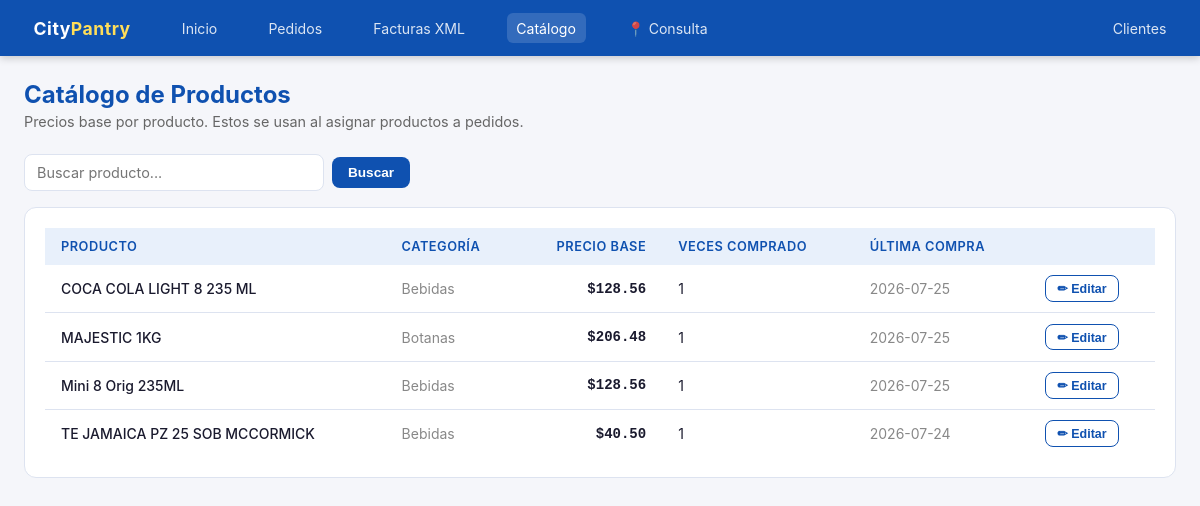
/catalogo, run on the app's committed database.
### tables this page shows
CREATE TABLE productos (
            id INTEGER PRIMARY KEY AUTOINCREMENT,
            nombre TEXT NOT NULL UNIQUE,
            precio_base REAL,
            unidad TEXT,
            categoria TEXT,
            notas TEXT,
            actualizado_en TIMESTAMP DEFAULT CURRENT_TIMESTAMP
        );

### app.py (the view)
@app.route("/catalogo")
def catalogo():
    db = get_db()
    q = request.args.get("q", "")
    if q:
        rows = db.execute("""
            SELECT p.*,
                   (SELECT COUNT(*) FROM pedido_items pi WHERE pi.producto_nombre = p.nombre) as veces_pedido,
                   (SELECT MAX(f.fecha) FROM pedido_items pi
                    JOIN conceptos_factura cf ON pi.concepto_id = cf.id
                    JOIN facturas f ON cf.factura_id = f.id
                    WHERE pi.producto_nombre = p.nombre) as ultima_compra
            FROM productos p
            WHERE p.nombre LIKE ?
            ORDER BY p.nombre
        """, (f"%{q}%",)).fetchall()
    else:
        rows = db.execute("""
            SELECT p.*,
                   (SELECT COUNT(*) FROM pedido_items pi WHERE pi.producto_nombre = p.nombre) as veces_pedido,
                   (SELECT MAX(f.fecha) FROM pedido_items pi
                    JOIN conceptos_factura cf ON pi.concepto_id = cf.id
                    JOIN facturas f ON cf.factura_id = f.id
                    WHERE pi.producto_nombre = p.nombre) as ultima_compra
            FROM productos p ORDER BY p.nombre
        """).fetchall()
    return render_template("catalogo.html", productos=rows, q=q)

### app.py (called while the page is built)
def get_db():
    db = getattr(g, "_database", None)
    if db is None:
        db = g._database = sqlite3.connect(DATABASE)
        db.row_factory = sqlite3.Row
        db.execute("PRAGMA foreign_keys = ON")
    return db

@app.teardown_appcontext
def close_connection(exception):
    db = getattr(g, "_database", None)
    if db is not None:
        db.close()

### templates/catalogo.html (shortened to what this page needs)
{% extends "base.html" %}
{% block content %}
<div class="page-header">
  <h1>Catálogo de Productos</h1>
  <p>Precios base por producto. Estos se usan al asignar productos a pedidos.</p>
</div>
<form method="get" class="gap mb1">
  <input name="q" value="{{ q }}" placeholder="Buscar producto..." style="max-width:300px; flex:1">
  <button class="btn btn-primary" type="submit">Buscar</button>
</form>
<div class="card">
  {% if productos %}
  <div class="table-wrap">
    <table>
      <thead><tr>
        <th>Producto</th><th>Categoría</th>
        <th class="text-right">Precio Base</th>
        <th>Veces comprado</th><th>Última compra</th><th></th>
      </tr></thead>
      <tbody>
      {% for p in productos %}
      <tr>
        <td style="font-weight:500">{{ p.nombre }}</td>
        <td class="text-muted">{{ p.categoria or '—' }}</td>
        <td class="text-right mono" style="font-weight:600">
          {% if p.precio_base %}${{ "%.2f"|format(p.precio_base) }}{% else %}<span class="badge badge-warning">Sin definir</span>{% endif %}
        </td>
        <td>{{ p.veces_pedido }}</td>
        <td class="text-muted">{{ p.ultima_compra or '—' }}</td>
        <td>
          <button class="btn btn-sm btn-secondary"
            onclick="openEditarProd({{ p.id }}, '{{ p.nombre|replace("'","\\'") }}', {{ p.precio_base or 'null' }}, '{{ p.categoria or '' }}', '{{ p.notas or '' }}')">
            ✏ Editar
          </button>
        </td>
      </tr>
      {% endfor %}
      </tbody>
    </table>
  </div>
  {% else %}
  <p class="text-muted">No hay productos. Se crean automáticamente al cargar facturas XML.</p>
  {% endif %}
</div>
{% endblock %}

### templates/base.html (style rules this page uses)
:root { --azul: #0F51B0; --amarillo: #FFDE59; --azul-claro: #e8f0fb; --gris: #f5f6fa; --texto: #1a1a2e; --borde: #dde3f0; --success: #16a34a; --danger: #dc2626; --warning: #d97706; }
* { box-sizing: border-box; margin: 0; padding: 0; }
body { font-family: -apple-system, BlinkMacSystemFont, 'Segoe UI', sans-serif; background: var(--gris); color: var(--texto); font-size: 14px; }
.page-header { margin-bottom: 1.5rem; }
.page-header h1 { font-size: 1.5rem; font-weight: 700; color: var(--azul); }
.page-header p { color: #666; margin-top: .25rem; font-size: .9rem; }
.card { background: #fff; border-radius: 12px; border: 1px solid var(--borde); padding: 1.25rem; }
.table-wrap { overflow-x: auto; }
table { width: 100%; border-collapse: collapse; }
th { background: var(--azul-claro); color: var(--azul); font-weight: 600; font-size: .8rem; text-transform: uppercase; letter-spacing: .5px; padding: .7rem 1rem; text-align: left; }
td { padding: .65rem 1rem; border-bottom: 1px solid var(--borde); vertical-align: middle; }
tr:last-child td { border-bottom: none; }
.btn { display: inline-flex; align-items: center; gap: .4rem; padding: .5rem 1rem; border-radius: 8px; border: none; cursor: pointer; font-size: .85rem; font-weight: 600; text-decoration: none; transition: all .15s; }
.btn-primary { background: var(--azul); color: #fff; }
.btn-secondary { background: #fff; color: var(--azul); border: 1.5px solid var(--azul); }
.btn-sm { padding: .3rem .7rem; font-size: .78rem; }
input, select, textarea { width: 100%; padding: .55rem .75rem; border: 1.5px solid var(--borde); border-radius: 8px; font-size: .9rem; font-family: inherit; transition: border .15s; }
.text-right { text-align: right; }
.text-muted { color: #888; }
.gap { display: flex; gap: .5rem; align-items: center; flex-wrap: wrap; }
.mb1 { margin-bottom: 1rem; }
.mono { font-family: monospace; }

### data on the page
productos: nombre "COCA COLA LIGHT 8 235 ML", categoria "Bebidas", precio_base "128.56", veces_pedido "1", ultima_compra "2026-07-25"
productos: nombre "MAJESTIC 1KG", categoria "Botanas", precio_base "206.48", veces_pedido "1", ultima_compra "2026-07-25"
productos: nombre "Mini 8 Orig 235ML", categoria "Bebidas", precio_base "128.56", veces_pedido "1", ultima_compra "2026-07-25"
productos: nombre "TE JAMAICA PZ 25 SOB MCCORMICK", categoria "Bebidas", precio_base "40.50", veces_pedido "1", ultima_compra "2026-07-24"
